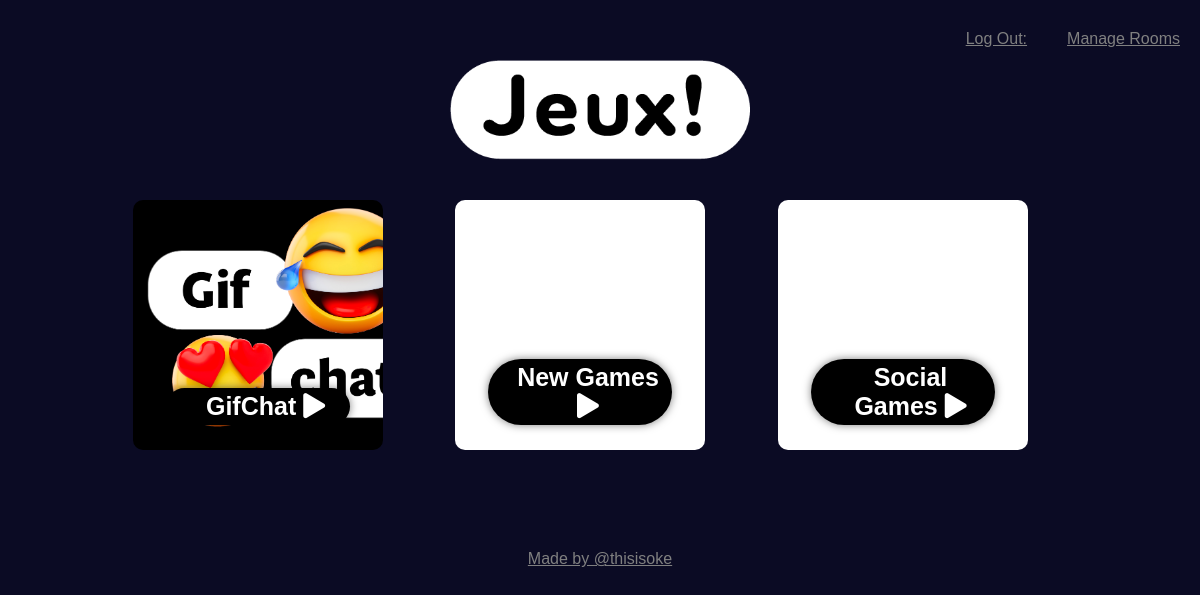
The page /allgames.php on the database its author committed.
### tables this page shows
CREATE TABLE `games` (
  `gameId` int(11) NOT NULL,
  `gameLink` varchar(255) DEFAULT NULL,
  `name` varchar(255) DEFAULT NULL,
  `playerLimit` int(11) DEFAULT NULL,
  `description` varchar(255) DEFAULT NULL,
  `gameImage` varchar(255) DEFAULT NULL,
  `featuredGameFlag` tinyint(1) DEFAULT NULL COMMENT 'Wether and Article is featured or Not'
);

### allgames.php (the view, shortened to what this page needs)
<?php
$hostInSession = $_SESSION["userNameHost"];
include('includes/dbconfig.php');
$stmt = $pdo->prepare("SELECT * FROM `games`");
$stmt->execute();
?>
<!DOCTYPE html>
<html>
    <head>
    <?php include('globalheader.php'); ?>
    </head>
    <body>
        <div class="navigation">
            <a href="logout.php" class="navLink"> Log Out: <?php echo ($hostInSession); ?></a>
            <a href="roomManagment.php" class="navLink"> Manage Rooms</a>
        </div>
        <section id="main-catalog">
            <div id="logo-container" style="margin-top: 5%;">
                    <img id="logo" src="images/jeux-logo.png" alt="Jeux logo" >
            </div>
            <section id="roulett" >
            <?php
                while($result= $stmt->fetch(PDO::FETCH_NAMED)){
                    ?>
                    <div class='gameThumbnail catalog' style="background-image: url('<?php echo('images/'.$result["gameImage"]);?>') ; background-size: cover">
                        <p class='gameButton' data-gameId='<?php echo($result["gameId"]);?>' ><?php echo($result["name"].' ');?><i class='fas fa-play'></i></p>
                    </div>
                <?php
                }
                ?>
            </section>
            <footer id="footer">
                <a href="https://twitter.com/thisisoke"> Made by @thisisoke</a>
            </footer>
        </section>
    </body>
</html>

### css/main.css (style rules this page uses)
body { background-color: #0B0B24; height:100%; margin: 0px; font-family: houschka-rounded,sans-serif; font-weight: 700; font-style: italic; }
html { height:100%; }
footer { text-align: center; }
footer > a { display: inline-block; color: grey; font-weight: 500; font-style: normal; }
#main-catalog { display:flex; justify-content: center; flex-direction: column; }
.navigation { display:flex; justify-content: flex-end; width: 100%; position: absolute; top: 0px; padding: 10px 20px 0px 0px; color: grey; font-family: houschka-rounded, sans-serif; font-weight: 500; font-style: normal; font-size: 16px; align-items: center; }
.navLink { color: grey; font-family: houschka-rounded, sans-serif; font-weight: 500; font-style: normal; margin: 20px; text-decoration: underline }
#logo-container { width: 100%; display: flex; justify-content: center; margin-top: 20%; }
#logo-container > img { width: 300px; }
.gameThumbnail { background-color: white; width: 250px; height: 250px; border-radius: 10px; display: flex; justify-content: flex-end; flex-direction: column; align-items: center; margin-bottom: 100px; }
.catalog { margin-right: 40px; }
.gameButton { display: inline-block; width: 160px; font-size: 25px; padding: 4px; padding-left: 20px; background-color: black; border-radius: 110px; border:none; text-decoration: none; cursor:pointer; color: white; font-weight: 700; font-style: normal; text-align:center; box-shadow: 0px 0px 9px #00000081; }
#roulett { display: flex; flex-direction: row; flex-wrap: wrap; justify-content: space-evenly; align-items: center; align-content: flex-start; padding-left: 100px; padding-right: 100px; margin-top: 40px; }

### rows shown on the page
games: gameImage (picture), name "GifChat"
games: name "New Games"
games: name "Social Games"
